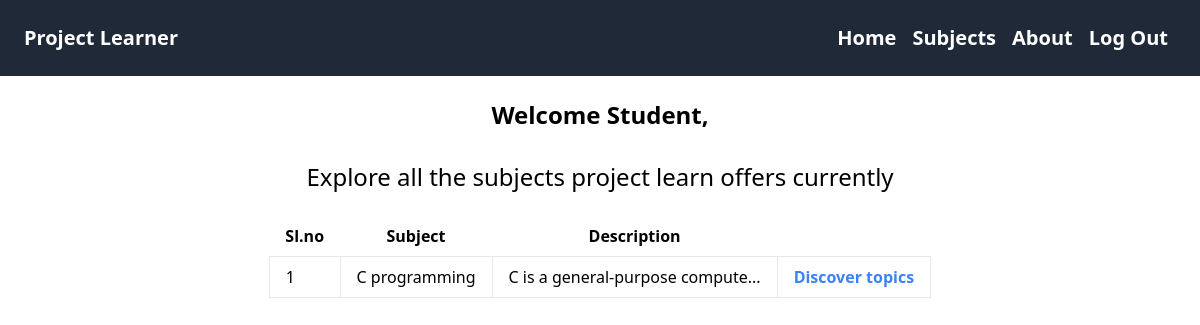
The page / (signed in) on the database its author committed.
### tables this page shows
CREATE TABLE subjects (
  id          INTEGER PRIMARY KEY AUTOINCREMENT,
  name        TEXT,
  description TEXT
);

### app.py (the view)
@app.route('/')
@auth.login_required
def home_page():
    subjects = get_db().execute(
        'SELECT * FROM subjects'
    ).fetchall()
    return render_template('index.html', subjects=subjects)

### admin.py (called while the page is built)
@bp.before_app_request
def load_admin_loggedin():
    admin_logged_in = session.get('admin')
    user_id = session.get('user_id')
    if admin_logged_in is None:
        g.admin = None
        login_path = url_for('auth.login')
        print('user_id:', user_id)
        if request.path != login_path and user_id is None:
            return redirect(login_path)
    else:
        g.admin = True
        g.user = get_db().execute("SELECT * FROM users WHERE id = '1'").fetchone()

### auth.py (called while the page is built)
@bp.before_app_request
def load_logged_in_user():
    user_id = session.get('user_id')
    if user_id is None:
        g.user = None
    else:
        g.user = get_db().execute(
            'SELECT * FROM users WHERE id = ?', (user_id,)
        ).fetchone()
        print('g.user', g.user)

def login_required(view):
    @functools.wraps(view)
    def wrapped_view(**kwargs):
        if g.user is None:
            print("Login required")
            return redirect(url_for('auth.login'))
        return view(**kwargs)
    return wrapped_view

### db.py (called while the page is built)
def get_db():
    if 'db' not in g:
        g.db = sqlite3.connect(
            current_app.config['DATABASE'],
            detect_types=sqlite3.PARSE_DECLTYPES
        )
        g.db.row_factory = sqlite3.Row
    return g.db

### templates/index.html (shortened to what this page needs)
<!doctype html>
<html>
<head>
    <script src="https://cdn.tailwindcss.com"></script>
</head>
<body>
    <nav class="flex items-center justify-between flex-wrap bg-gray-800 p-6">
        <div class="flex items-center flex-shrink-0 text-white mr-6">
            <a href="/" class="text-white font-bold no-underline">
                <span class="text-xl">Project Learner</span>
            </a>
        </div>
        <div class="flex items-center flex-shrink-0 text-white">
            <a href="/" class="text-white font-bold no-underline px-2">
                <span class="text-xl">Home</span>
            </a>
            <a href="#subjects" class="text-white font-bold no-underline px-2">
                <span class="text-xl">Subjects</span>
            </a>
            <a href="#aboutus" class="text-white font-bold no-underline px-2">
                <span class="text-xl">About</span>
            </a>
            <a href="/auth/logout" class="text-white font-bold no-underline px-2">
                <span class="text-xl">Log Out</span>
            </a>
        </div>
    </nav>
    <div class="flex flex-col md:flex-row">
        <div class="flex-1 ">
            <div class="flex flex-col items-center justify-center pt-6 pb-2">
                <h2 class="text-2xl font-bold leading-tight">
                    Welcome Student,
                </h2>
            </div>
        </div>
    </div>
    <section id="subjects">
        <div class="flex flex-col md:flex-row">
            <div class="flex-1 min-h-screen">
                <div class="flex flex-col items-center pt-6">
                    <h2 class="text-2xl font-bold leading-tight">
                        <p class="text-center font-light leading-tight">
                            Explore all the subjects project learn offers currently
                        </p>
                    </h2>
                    <br>
                    <table class="table">
                        <thead>
                            <tr>
                                <th class="px-4 py-2">Sl.no</th>
                                <th class="px-4 py-2">Subject</th>
                                <th class="px-4 py-2">Description</th>
                                <th class="px-4 py-2"></th>
                            </tr>
                        </thead>
                        <tbody>
                            {% for subject in subjects %}
                            <tr>
                                <td class="border px-4 py-2">{{ subject.id }}</td>
                                <td class="border px-4 py-2">{{ subject.name }}</td>
                                <td class="border px-4 py-2">{{
                                    subject.description[:
                                    30 if 30 < subject.description.__len__() else subject.description.__len__()]+'...'
                                        }} </td>
                                <td class="border px-4 py-2">
                                    <a class="text-blue-500 hover:text-blue-700"
                                        href="{{ url_for('subjects_show', subject_id=subject.id)}}">
                                        <span class="font-bold">Discover topics</span>
                                    </a>
                                </td>
                            </tr>
                            {% endfor %}
                        </tbody>
                    </table>
                </div>
            </div>
        </div>
    </section>
</body>
</html>

### rows shown on the page
subjects: id "1", name "C programming", description "C is a general-purpose compute..."
